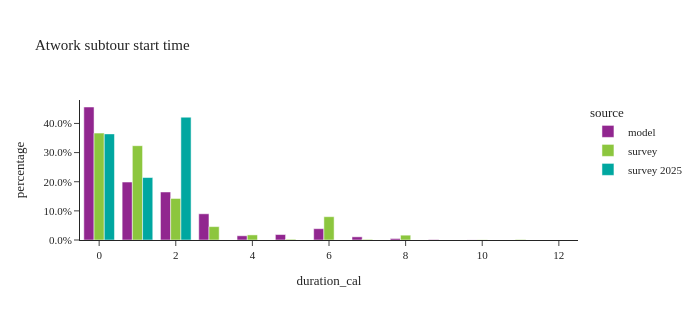

Notebook cell for this chart:
### Markdown cell above
## atwork subtours duration

### Code cell
util.plot_share_barchart(atwork_subtour, 'tour_weight', 'duration_cal', height=320,title="Atwork subtour start time")

### Figure 1 — Plotly figure (JSON) as saved in the notebook; plotly's stock layout.template omitted (floating-point values rounded to 4 significant figures)
{"data": [{"alignmentgroup": "True", "customdata": [[182830], [79694], [66019], [36025], [5809], [7501], [15552], [4351], [2064], [568], [152], [8], [5]], "hovertemplate": "source=model<br>duration_cal=%{x}<br>percentage=%{y}<br>sample_size=%{customdata[0]}<extra></extra>", "legendgroup": "model", "marker": {"color": "#91268F", "pattern": {"shape": ""}}, "name": "model", "offsetgroup": "model", "orientation": "v", "showlegend": true, "textposition": "auto", "type": "bar", "x": [0.0, 1.0, 2.0, 3.0, 4.0, 5.0, 6.0, 7.0, 8.0, 9.0, 10.0, 11.0, 12.0], "xaxis": "x", "y": [0.4564, 0.1989, 0.1648, 0.08993, 0.0145, 0.01873, 0.03882, 0.01086, 0.005153, 0.001418, 0.0003795, 1.997e-05, 1.248e-05], "yaxis": "y"}, {"alignmentgroup": "True", "customdata": [[120], [133], [45], [15], [13], [4], [4], [2], [2], [1], [1]], "hovertemplate": "source=survey<br>duration_cal=%{x}<br>percentage=%{y}<br>sample_size=%{customdata[0]}<extra></extra>", "legendgroup": "survey", "marker": {"color": "#8CC63E", "pattern": {"shape": ""}}, "name": "survey", "offsetgroup": "survey", "orientation": "v", "showlegend": true, "textposition": "auto", "type": "bar", "x": [0.0, 1.0, 2.0, 3.0, 4.0, 5.0, 6.0, 7.0, 8.0, 10.0, 11.0], "xaxis": "x", "y": [0.3669, 0.3236, 0.1426, 0.04594, 0.0175, 0.002501, 0.07998, 0.002086, 0.01659, 0.0007237, 0.001638], "yaxis": "y"}, {"alignmentgroup": "True", "customdata": [[9], [7], [5]], "hovertemplate": "source=survey 2025<br>duration_cal=%{x}<br>percentage=%{y}<br>sample_size=%{customdata[0]}<extra></extra>", "legendgroup": "survey 2025", "marker": {"color": "#00A7A0", "pattern": {"shape": ""}}, "name": "survey 2025", "offsetgroup": "survey 2025", "orientation": "v", "showlegend": true, "textposition": "auto", "type": "bar", "x": [0.0, 1.0, 2.0], "xaxis": "x", "y": [0.3642, 0.2144, 0.4214], "yaxis": "y"}], "layout": {"barmode": "group", "height": 320, "legend": {"title": {"text": "source"}, "tracegroupgap": 0}, "title": {"text": "Atwork subtour start time"}, "width": 700, "xaxis": {"anchor": "y", "domain": [0.0, 1.0], "title": {"text": "duration_cal"}}, "yaxis": {"anchor": "x", "domain": [0.0, 1.0], "tickformat": ".1%", "title": {"text": "percentage"}}}}
